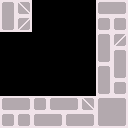

This is a level from a 2D game, rendered from its Tiled map with the project's own tilesets. A one-line summary and the complete map file follow:
An orthogonal 16x16 tile map with 8x8 px tiles, 1 tile layer (Tile Layer 1).

<map version="1.0" tiledversion="1.1.3" orientation="orthogonal" renderorder="right-down" width="16" height="16" tilewidth="8" tileheight="8" infinite="0" nextobjectid="1">
 <tileset firstgid="1" name="tiles" tilewidth="8" tileheight="8" tilecount="256" columns="16">
  <image source="../pub/assets/tiles.png" width="128" height="128" />
 </tileset>
 <layer name="Tile Layer 1" width="16" height="16">
  <data encoding="csv">
197,198,199,200,0,0,0,0,0,0,0,0,193,194,195,196,
213,214,215,216,0,0,0,0,0,0,0,0,209,210,211,212,
229,230,231,232,0,0,0,0,0,0,0,0,225,226,227,228,
245,246,247,248,0,0,0,0,0,0,0,0,241,242,243,244,
0,0,0,0,0,0,0,0,0,0,0,0,197,198,231,232,
0,0,0,0,0,0,0,0,0,0,0,0,213,214,247,248,
0,0,0,0,0,0,0,0,0,0,0,0,229,230,197,198,
0,0,0,0,0,0,0,0,0,0,0,0,245,246,213,214,
0,0,0,0,0,0,0,0,0,0,0,0,197,198,229,230,
0,0,0,0,0,0,0,0,0,0,0,0,213,214,245,246,
0,0,0,0,0,0,0,0,0,0,0,0,229,230,227,228,
0,0,0,0,0,0,0,0,0,0,0,0,245,246,243,244,
193,194,195,196,225,226,193,194,195,196,199,200,197,194,195,196,
209,210,211,212,241,242,209,210,211,212,215,216,213,233,234,214,
225,226,227,228,193,194,195,196,193,194,195,196,229,249,250,230,
241,242,243,244,209,210,211,212,209,210,211,212,245,210,211,212
</data>
 </layer>
</map>
